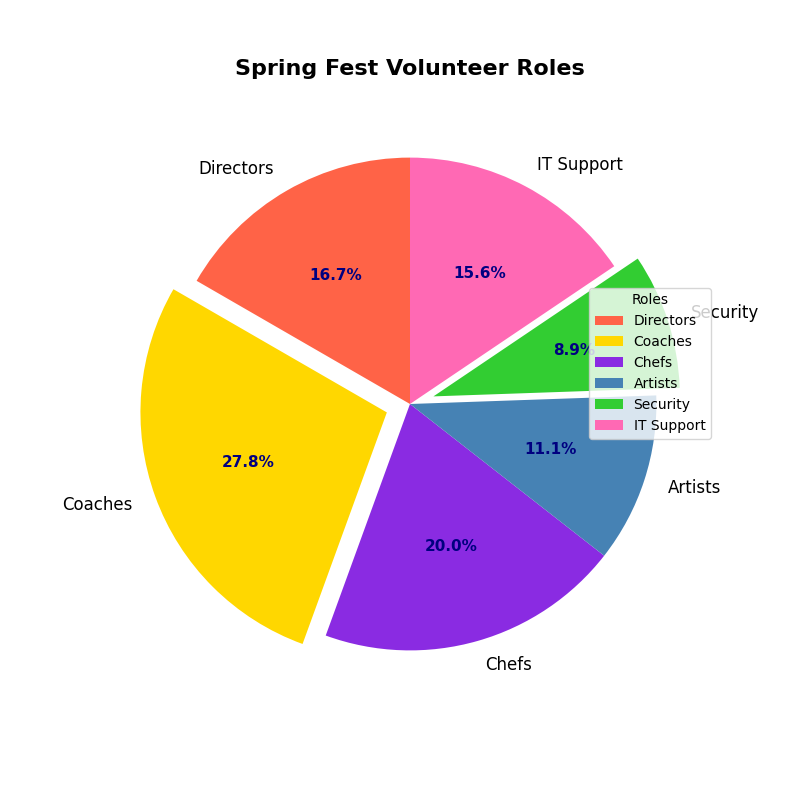

Reproduce this figure in Python.
import matplotlib.pyplot as plt

# Data
volunteer_roles = ['Directors', 'Coaches', 'Chefs', 'Artists', 'Security', 'IT Support']
volunteer_counts = [15, 25, 18, 10, 8, 14]
colors = ['#FF6347', '#FFD700', '#8A2BE2', '#4682B4', '#32CD32', '#FF69B4']

# Create pie chart
fig, ax = plt.subplots(figsize=(8, 8))

# Altered explode and shadow settings
explode = (0, 0.1, 0, 0, 0.1, 0)

wedges, texts, autotexts = ax.pie(
    volunteer_counts,
    labels=volunteer_roles,
    colors=colors,
    autopct='%1.1f%%',
    startangle=90,
    explode=explode,
    shadow=False
)

# Customize font properties
for text in texts:
    text.set_fontsize(12)
    text.set_fontweight('regular')

for autotext in autotexts:
    autotext.set_fontsize(11)
    autotext.set_color('navy')
    autotext.set_fontweight('bold')

# Updated title style
ax.set_title(
    "Spring Fest Volunteer Roles",
    fontsize=16, fontweight='bold', pad=15
)

# Changed legend settings
ax.legend(
    wedges, volunteer_roles,
    title="Roles",
    loc="upper right",
    bbox_to_anchor=(1, 0.7)
)

# Added grid to the plot
ax.grid(visible=True)

# Display the plot
plt.show()
